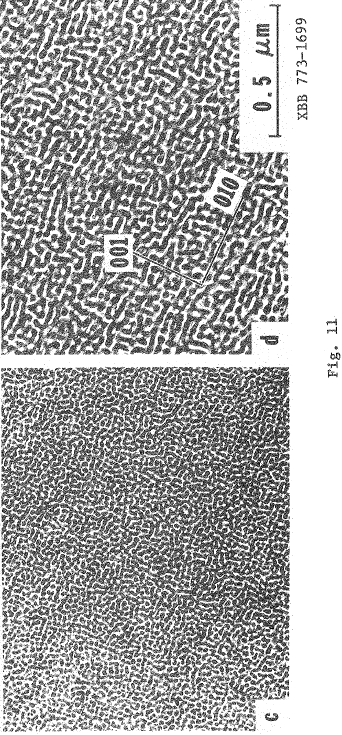
#> input picture tem_files/tem_original.PNG, 683 x 1470 px, found by its file name (shown at 1/2 size)
$ python image_splitting.py
#> lines starting #> are read from the running program, lines starting #| are printed output that depends on the picture
import numpy as np
from PIL import Image
import os
import shutil

# This file automatically crops the TEM image across the given x and y ranges

if os.path.exists("cropped_images"):
    shutil.rmtree("cropped_images")
os.mkdir("cropped_images")

image = Image.open("tem_original.png")
#> image is the input picture: PIL image 683x1470 RGBA; mean R, G, B, A 169.5, 169.5, 169.5, 255

step = 20

x_range = list(np.arange(5, 465, step))
y_range = list(np.arange(745, 1345, step))

for y in y_range:
    for x in x_range:
        if x > 395 and y > 1295:
            continue
        else:
            box = (x, y, x + 105, y + 105)
            crop = image.crop(box)
            crop.save(os.path.join("cropped_images",f"cropped_image_{x}_{y}.png"))
#> this loop made 30 passes
#> pass 1, `crop.save(os.path.join("cropped_images",f"cropped_image_{x}_{y}.png"))`:
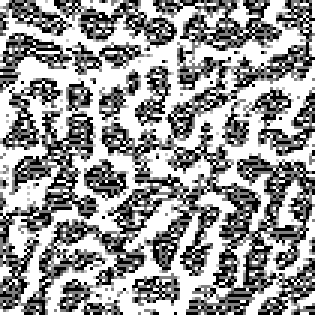
#> saved as cropped_image_5_745.png: PIL image 105x105 RGBA (shown 3 times larger); mean R, G, B, A 151.3, 151.3, 151.3, 255
#> pass 1, `crop.save(os.path.join("cropped_images",f"cropped_image_{x}_{y}.png"))`:
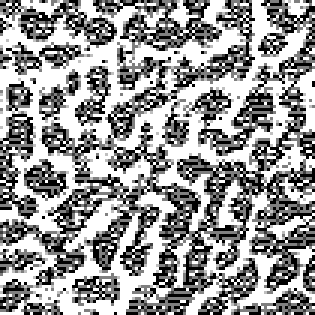
#> saved as cropped_image_25_745.png: PIL image 105x105 RGBA (shown 3 times larger); mean R, G, B, A 149.9, 149.9, 149.9, 255
#> pass 1, `crop.save(os.path.join("cropped_images",f"cropped_image_{x}_{y}.png"))`:
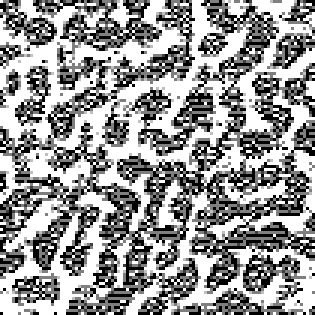
#> saved as cropped_image_45_745.png: PIL image 105x105 RGBA (shown 3 times larger); mean R, G, B, A 149.3, 149.3, 149.3, 255
#> pass 1, `crop.save(os.path.join("cropped_images",f"cropped_image_{x}_{y}.png"))`:
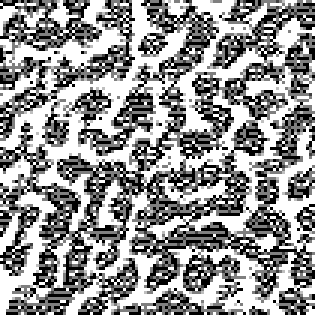
#> saved as cropped_image_65_745.png: PIL image 105x105 RGBA (shown 3 times larger); mean R, G, B, A 145.9, 145.9, 145.9, 255
#> after the loop:
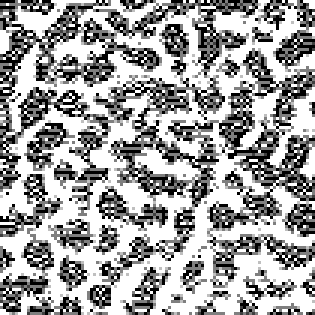
#> crop: PIL image 105x105 RGBA (shown 3 times larger); mean R, G, B, A 160.4, 160.4, 160.4, 255
